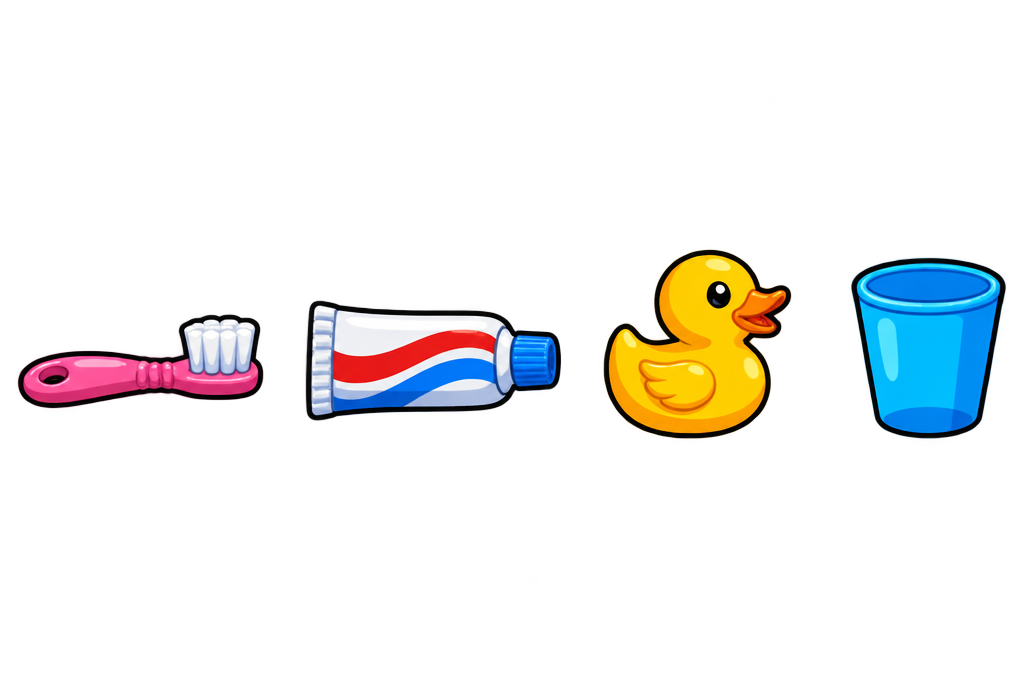
#> input picture art_src/room/bath_a.png, 1024 x 688 px, given in place of room_src.png, which was not available
$ python build_room.py room/bath_a.png room/bathroom_src.png
#> lines starting #> are read from the running program, lines starting #| are printed output that depends on the picture; after the words box and inside, x2 and y2 are one past the last pixel; in counts of white or black regions, pixels touching at a corner belong together
"""Cuts the indoor art into game files: three backgrounds, the furniture and the horse-care items.
Run: python3 build_room.py room ../art/room"""
import os, sys
import numpy as np
from PIL import Image
from scipy import ndimage

SHEETS = {
    "furn_a": ["sofa", "armchair", "rug", "bookshelf", "lamp", "table"],
    "furn_b": ["plant", "painting", "clock", "flowers", "rocking_horse", "cushion"],
    "care": ["apple", "carrot", "brush", "hay", "heart", "oats"],
    "bed_a": ["bed", "wardrobe", "nightstand", "mirror", "desk", "chest"],
    "bed_b": ["heart_rug", "bedside_lamp", "teddy", "toy_horse", "poster", "bunting"],
    "bath_a": ["duck", "cup", "toothbrush", "toothpaste"],
}
src, out = sys.argv[1], sys.argv[2]
os.makedirs(out, exist_ok=True)
for name in ["room", "stable", "bedroom", "bathroom"]:
    Image.open(os.path.join(src, name + "_src.png")).convert("RGB").save(os.path.join(out, name + ".jpg"), quality=90)
# The tooth-brushing close-up: the smile, the plaque that covers it, and a mask saying where
# the teeth are (bright, colourless patches in the middle of the picture).
mouth = Image.open(os.path.join(src, "mouth_src.png")).convert("RGB").resize((900, 600), Image.LANCZOS)
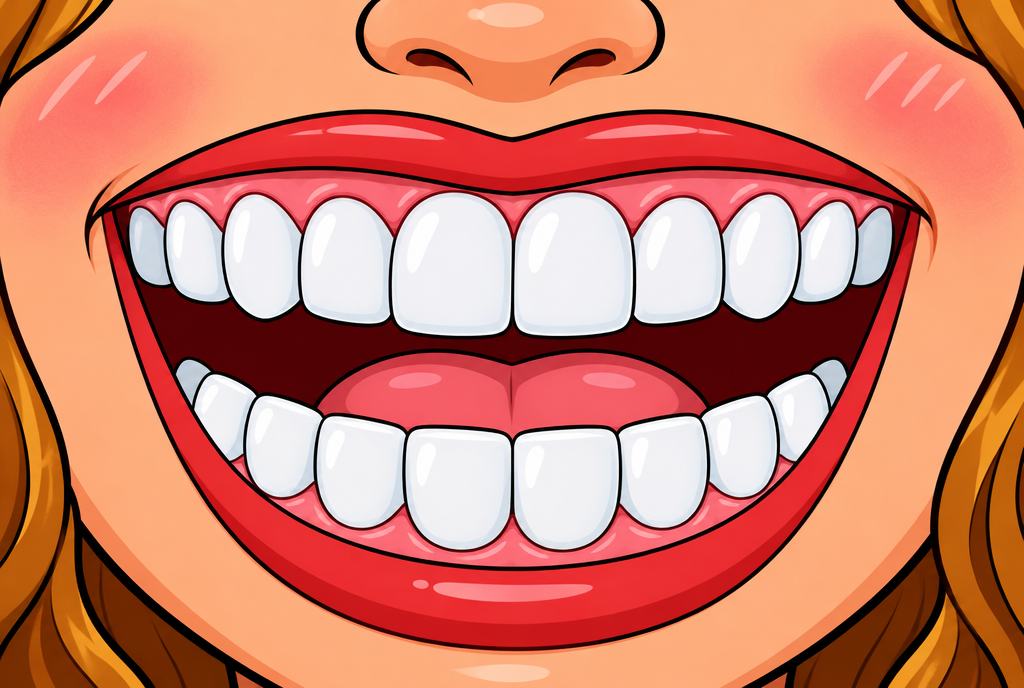
#> input picture art_src/room/mouth_src.png, 1024 x 688 px, found by its file name
mouth.save(os.path.join(out, "mouth.jpg"), quality=92)
Image.open(os.path.join(src, "plaque_src.png")).convert("RGB").resize((900, 600), Image.LANCZOS).save(os.path.join(out, "plaque.jpg"), quality=90)
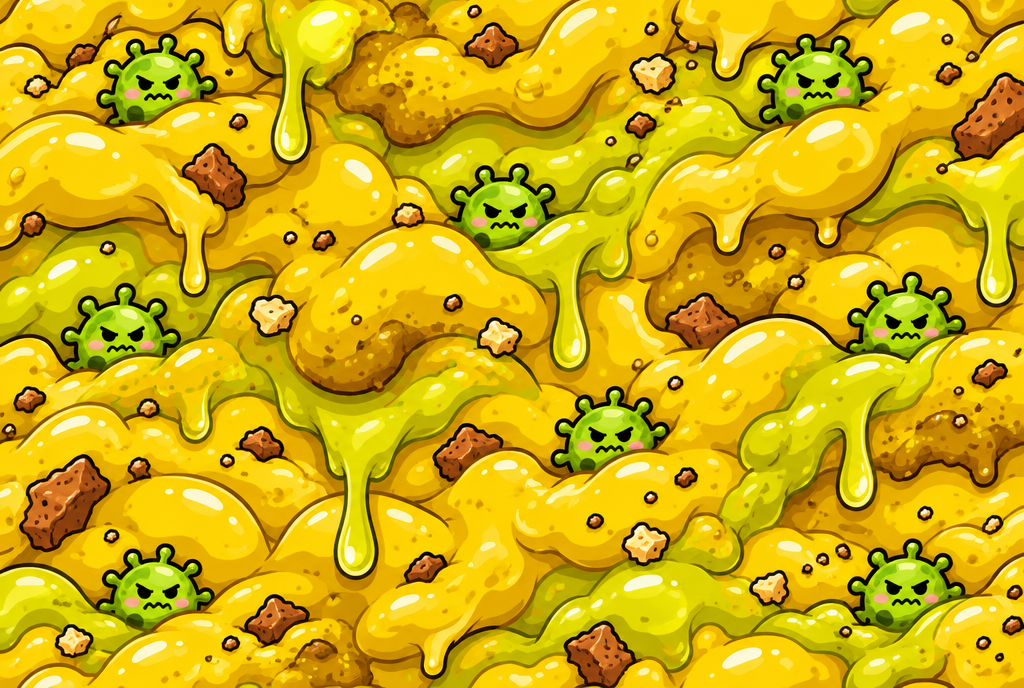
#> input picture art_src/room/plaque_src.png, 1024 x 688 px, found by its file name
rgb = np.array(mouth).astype(np.float32) / 255.0
bright, dull = rgb.max(2), rgb.min(2)
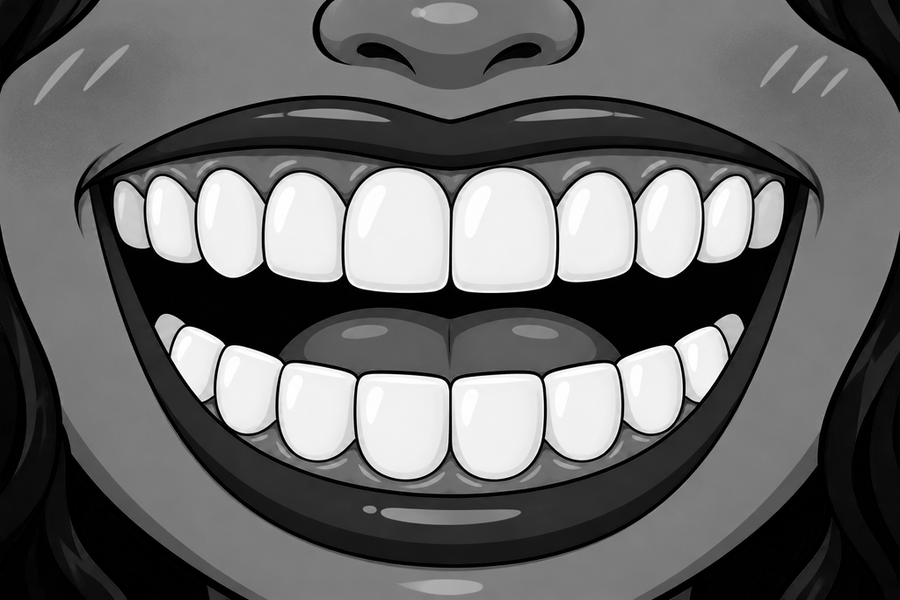
#> dull: shape (600, 900) float32; min 0, max 1, mean 0.406
white = ndimage.binary_opening((bright > 0.8) & ((bright - dull) / (bright + 1e-6) < 0.2))
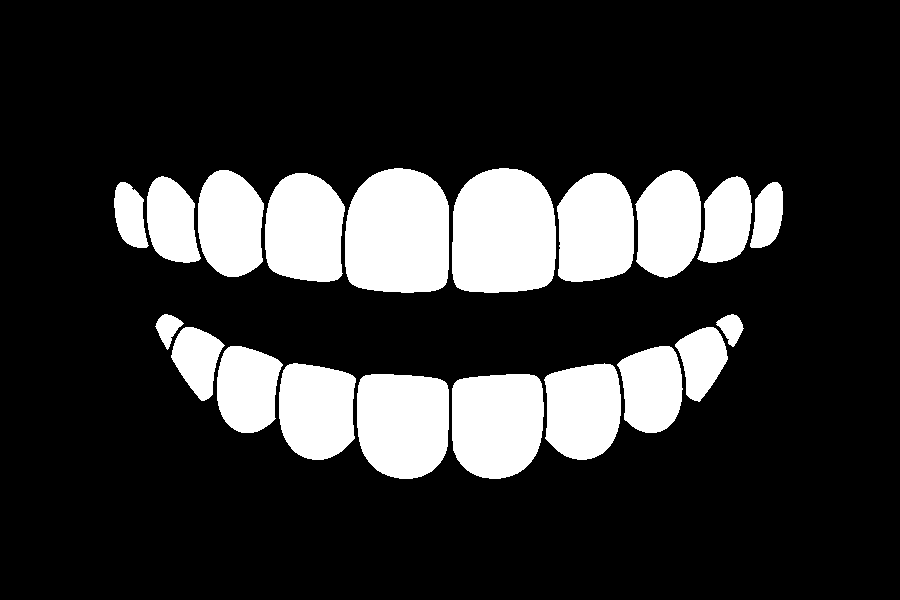
#> white: shape (600, 900) bool; 19.1% white; 20 white regions, largest, box (x1, y1, x2, y2) and area: (452, 168, 556, 293) 11435, (345, 168, 449, 293) 11434, (357, 374, 449, 479) 8513
labels, _ = ndimage.label(white)
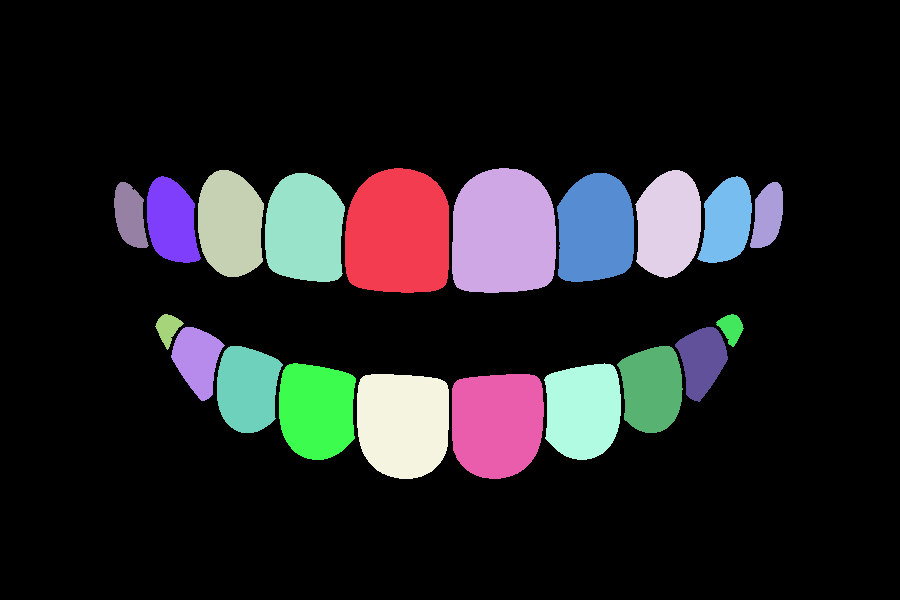
#> labels: shape (600, 900) int32; 21 distinct labels, from 0 to 20; one colour per label, 0 black
teeth = np.zeros_like(white)
for i, box in enumerate(ndimage.find_objects(labels)):
    cy, cx = (box[0].start + box[0].stop) / 2, (box[1].start + box[1].stop) / 2
    if (labels[box] == i + 1).sum() > 700 and 120 < cy < 520 and 120 < cx < 780:
        teeth |= labels == i + 1
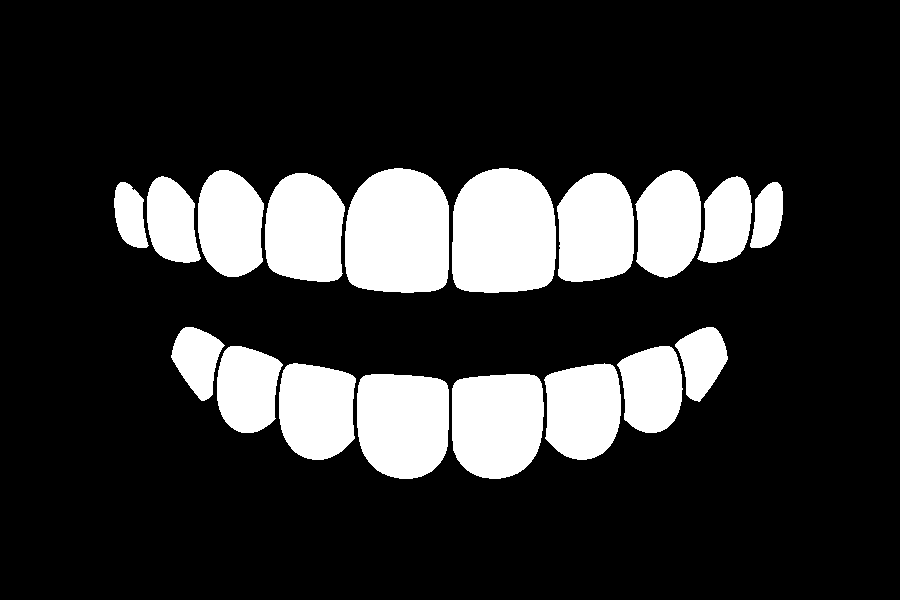
#> teeth: shape (600, 900) bool; 18.9% white; 18 white regions, largest, box (x1, y1, x2, y2) and area: (452, 168, 556, 293) 11435, (345, 168, 449, 293) 11434, (357, 374, 449, 479) 8513
soft = ndimage.gaussian_filter(teeth.astype(np.float32), 1.2)
Image.fromarray((soft * 255).astype(np.uint8)).resize((450, 300), Image.LANCZOS).save(os.path.join(out, "teeth_mask.png"))
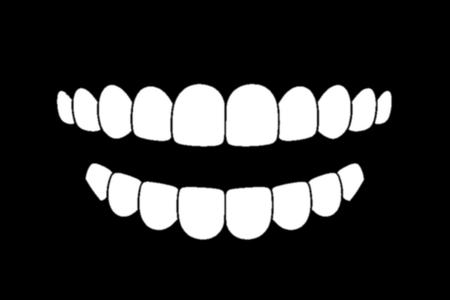
#> saved as teeth_mask.png: PIL image 450x300 L; min 0, max 255, mean 48.2
print("teeth found:", ndimage.label(teeth)[1])

for sheet, names in SHEETS.items():
#> (the run stopped early here; a loop or call above may not have finished)
